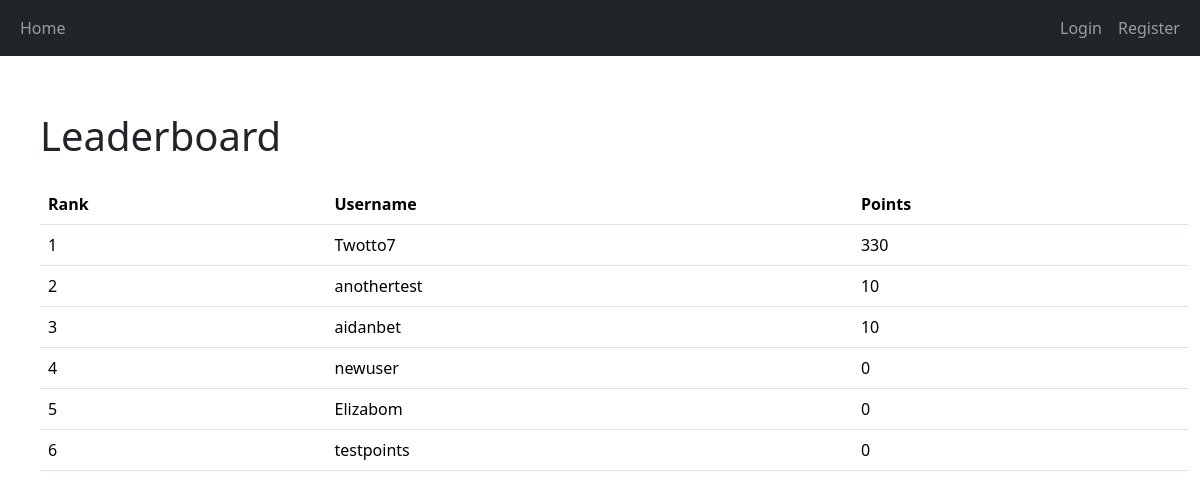
The page /leaderboard on the database as committed earlier.
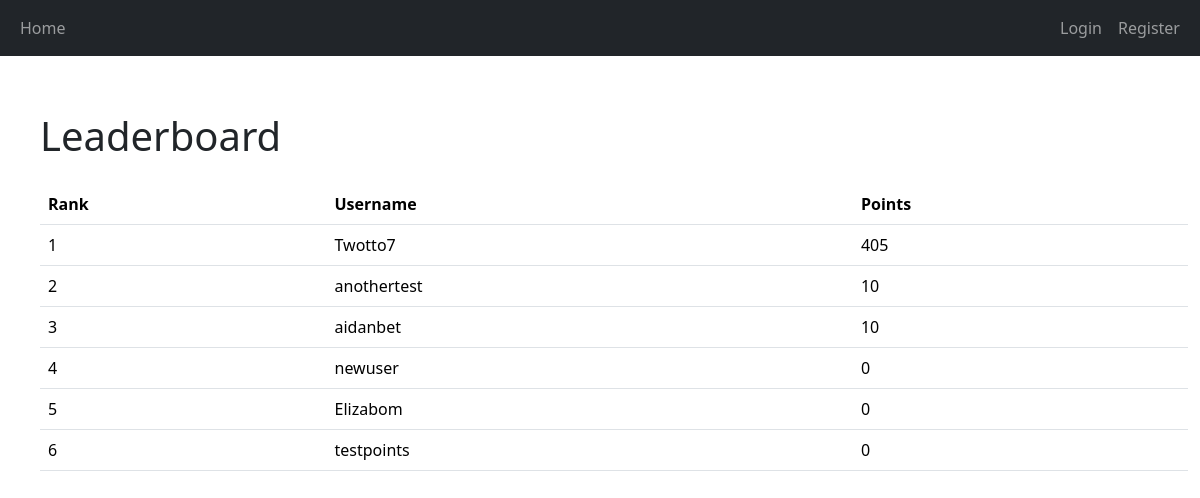
The same page on the database as committed later.
### app/auth/models.py (models this page shows, shortened)
class User(db.Model, UserMixin):
    user_id = db.Column(db.Integer, primary_key=True)
    username = db.Column(db.String(80), unique=True, nullable=False)
    email = db.Column(db.String(120), unique=True, nullable=False)
    password_hash = db.Column(db.String(128), nullable=False)
    points = db.Column(db.Integer, default=0)  # Add points column
    login_events = db.relationship('LoginEvent', backref='user', cascade='all, delete-orphan', lazy=True)
    decks = db.relationship('Deck', backref='user', cascade='all, delete-orphan', lazy=True)

### app/main/routes.py (the view)
@main_blueprint.route('/leaderboard')
def leaderboard():
    users = User.query.order_by(User.points.desc()).limit(10).all()  # Get top 10 users
    return render_template('leaderboard.html', users=users)

### app/main/templates/leaderboard.html (shortened to what this page needs)
{% extends "base.html" %}
{% block content %}
<div class="container mt-4">
    <h1 class="mb-4">Leaderboard</h1>
    <table class="table">
        <thead>
            <tr>
                <th>Rank</th>
                <th>Username</th>
                <th>Points</th>
            </tr>
        </thead>
        <tbody>
            {% for user in users %}
            <tr>
                <td>{{ loop.index }}</td>
                <td>{{ user.username }}</td>
                <td>{{ user.points }}</td>
            </tr>
            {% endfor %}
        </tbody>
    </table>
</div>
{% endblock %}

Rows that differ between the two databases and show on the page:
changed User "Twotto7": points "330" → "405"
